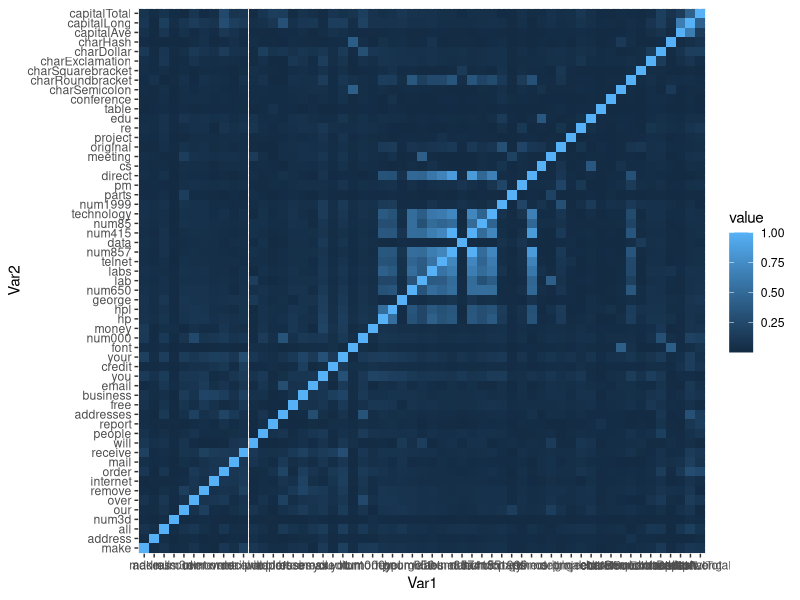
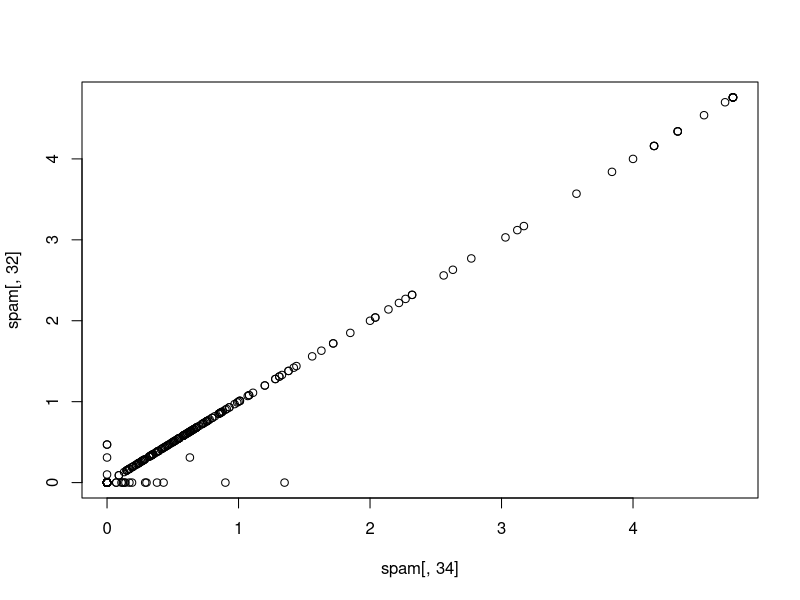
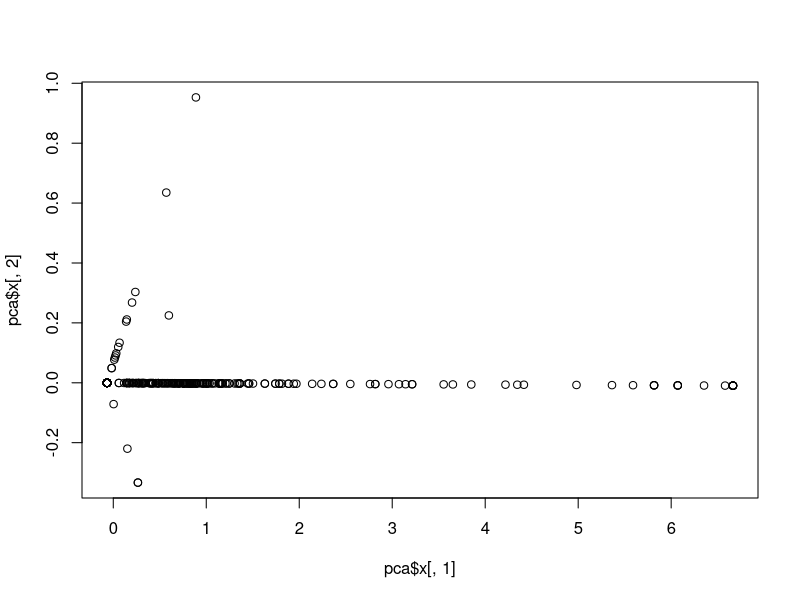
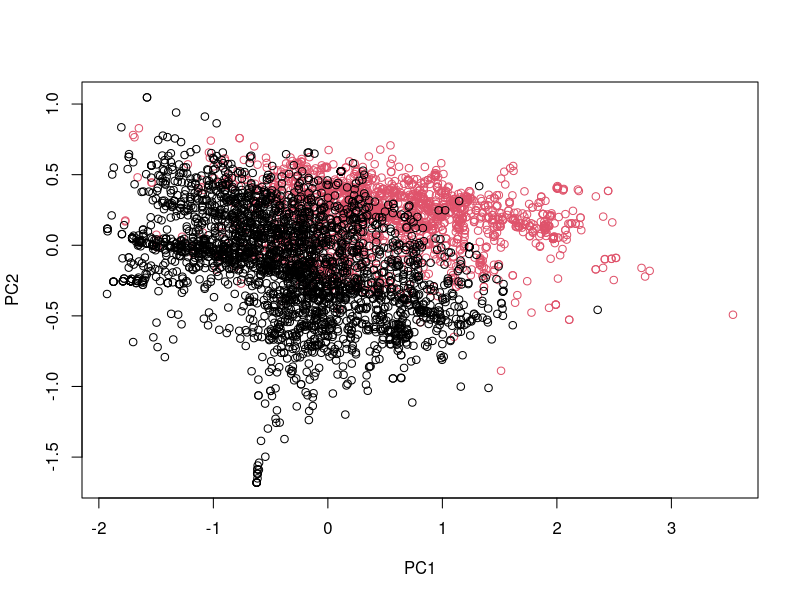
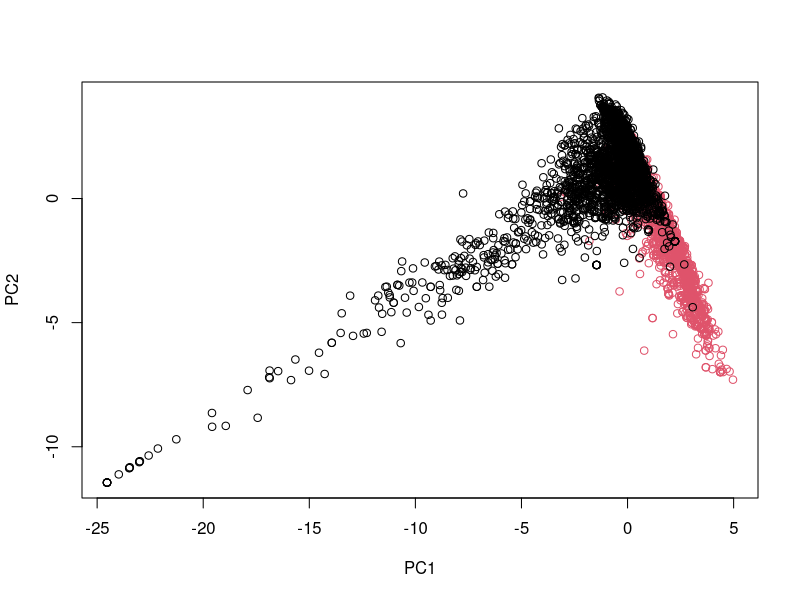

Generate these figures, in order, with R: (Note: this script raises an error after producing the figures.)
library(caret)
library(kernlab)
library(reshape2)
library(ggplot2)
set.seed(31415)

# Split the data
data(spam)
indexTrain <- createDataPartition(y=spam$type, p=0.75, list=FALSE)
training <- spam[indexTrain, ]
testing <- spam[-indexTrain, ]

# Highly correlated variables
M <- abs(cor(training[,-58]))
qplot(x=Var1, y=Var2, data=melt(M), fill=value, geom="tile")
diag(M) <- 0
which(M > 0.8, , arr.ind = TRUE)
names(spam)[c(34,32)]
plot(spam[,34], spam[,32])

# PCA
smallSpam <- spam[,c(34,32)]
pca <- prcomp(smallSpam)
plot(pca$x[,1], pca$x[,2])
pca$rotation

# PCA on Spam Data
typeColor <- ((spam$type == "spam") * 1 + 1) 
pcaSpam <- prcomp(log10(spam[,-58] + 1))
plot(pcaSpam$x[,1], pcaSpam$x[,2], col=typeColor, xlab="PC1", ylab="PC2")


# PCA with caret
preProc <- preProcess(log10(spam[,-58] + 1), method="pca", pcaComp = 2)
spamPC <- predict(preProc, log10(spam[,-58] + 1))
plot(spamPC[,1], spamPC[,2], col=typeColor, xlab="PC1", ylab="PC2")


# Prediction with PCA
modelFit <- train(training$type ~ ., method="glm", preProcess = "pca", data=training)
confusionMatrix(testing$type, predict(modelFit,testing))
